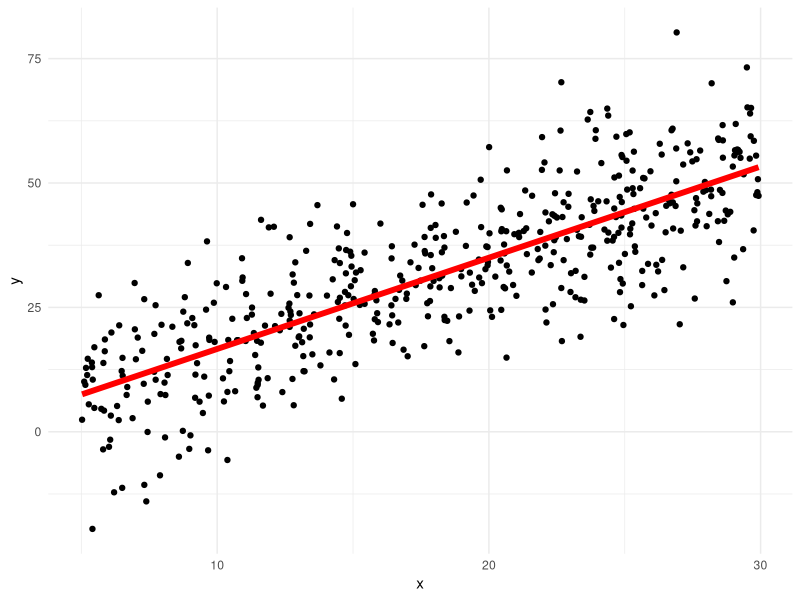
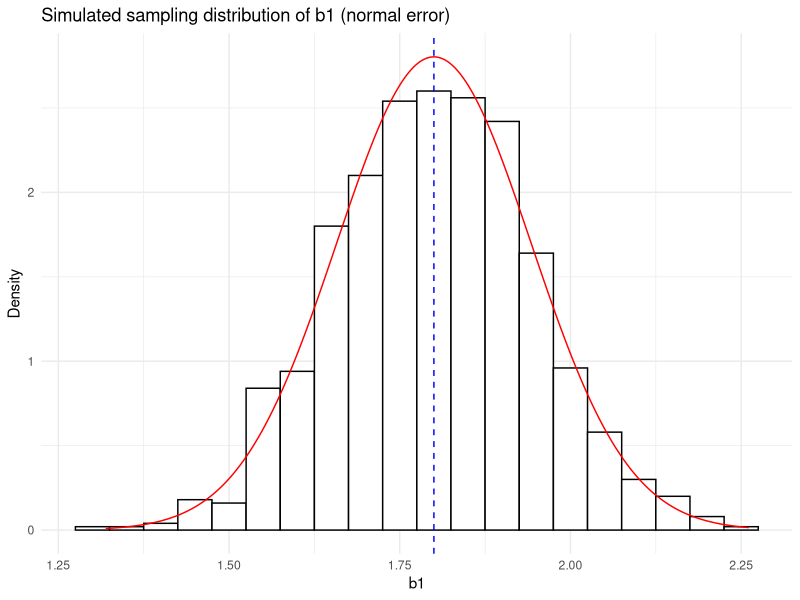
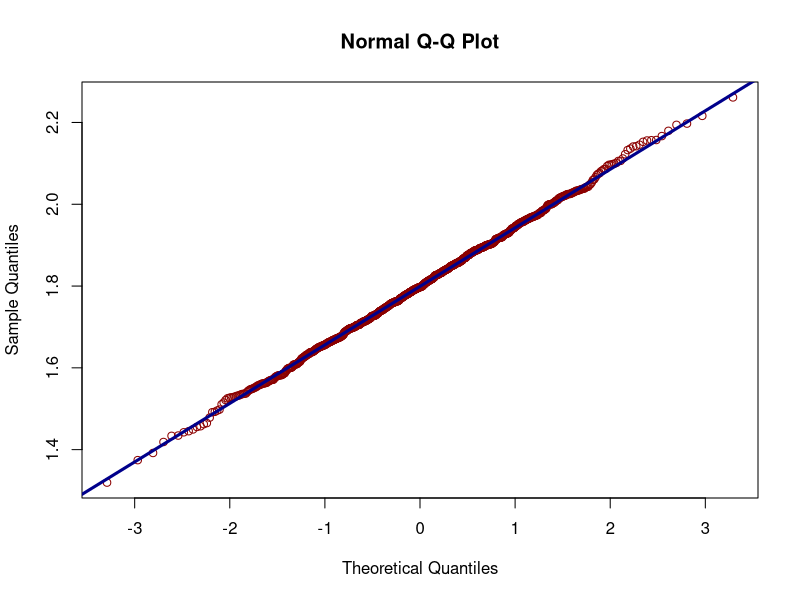
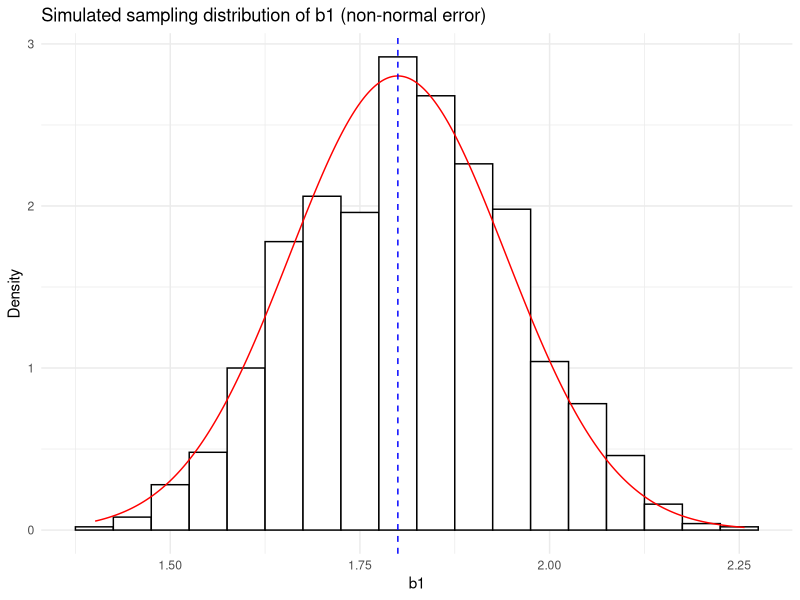
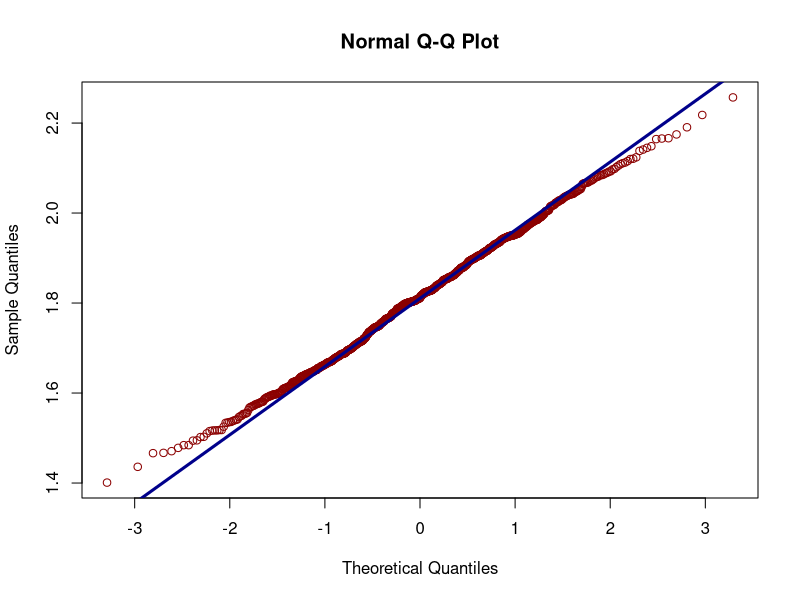
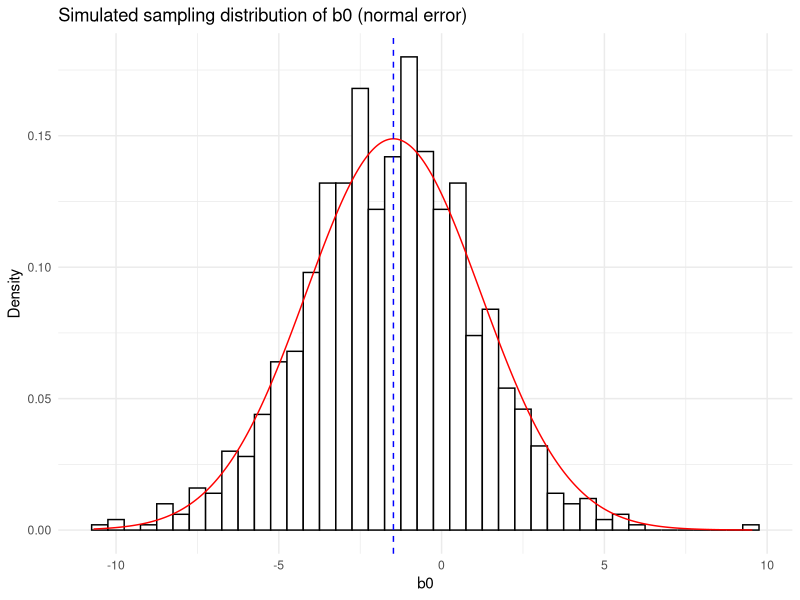
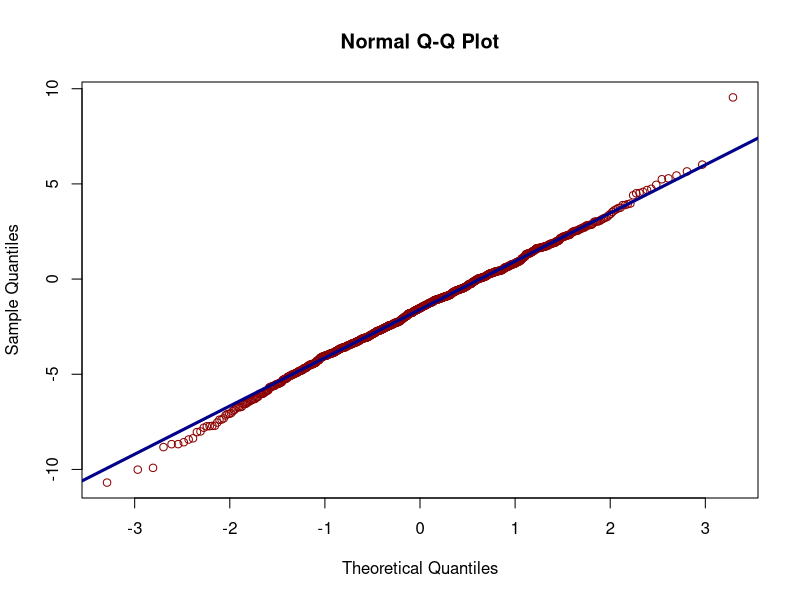
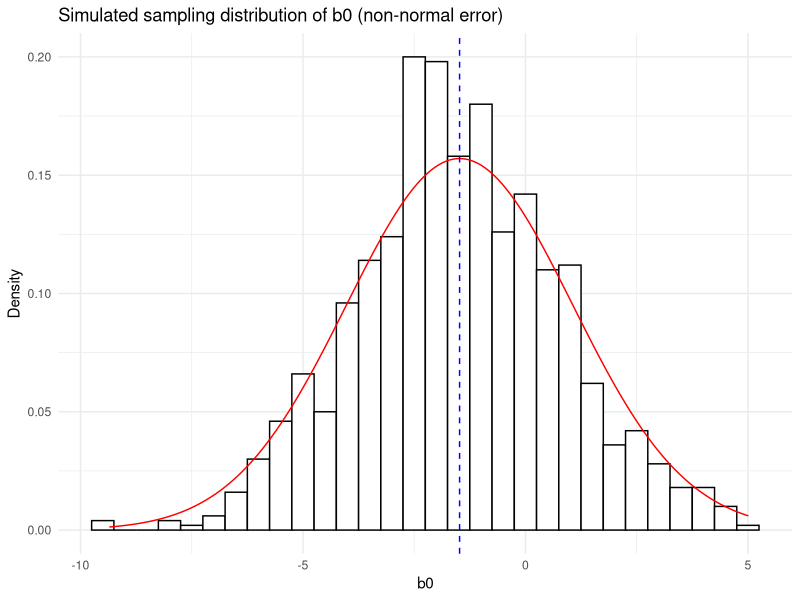

These figures' R source, in order:
## ---- chunk 1
if(FALSE){
install.packages("ggplot2")
}
library("ggplot2")
## ---- chunk 2
set.seed(12345)
beta0 <- -1.48
beta1 <- 1.8
sigma <- 10
N <- 500
x <- runif(N, 5, 30)
e <- rnorm(N, sd=sigma)
y <- beta0 + beta1*x + e
simdata <- data.frame(y=y, x=x)
## ---- chunk 3
fit <- lm(y~x)
summary(fit)

simdata$fitted <- fit$fitted.values

ggplot(simdata, aes(x=x, y=y)) + 
  geom_point() + 
  geom_line(aes(x=x, y=fitted), col="red", size=2)+
  theme_minimal()
## ---- chunk 4
Sxx <- sum((x-mean(x))^2)
Sxx
Syy <- sum((y-mean(y))^2)
Syy
Sxy <- sum((x-mean(x))*(y-mean(y)))
Sxy
b1 <- Sxy/Sxx
b1
b0 <- mean(y) - b1*mean(x)
b0
SSE <- sum((y-fit$fitted.values)^2)
SSE
SSE <- sum((fit$residuals)^2)
SSE
MSE <- SSE/(length(y)-2)
MSE
RSE <- sqrt(MSE)
RSE
df <- length(y)-2
df
sd_b1 <- sqrt(MSE/Sxx)
sd_b1

## ---- chunk 5
set.seed(2000)
beta0 <- -1.48
beta1 <- 1.8
sigma <- 10
N <- 100
x <- runif(N, 5, 30)
Sxx <- sum((x-mean(x))^2)
num.sim <- 1000

b1.dist <- rep(NA, num.sim)
for(i in 1:num.sim){
  e <- rnorm(N, sd=sigma)
  y <- beta0 + beta1*x + e
  b1 <- sum((x-mean(x))*(y-mean(y)))/sum((x-mean(x))^2)
  b1.dist[i] <- b1
  if (i%%100==0) {cat(paste0(" ", i))}
}

b1.df <- data.frame(b1.dist=b1.dist)
ggplot(b1.df, aes(x=b1.dist)) + 
  geom_histogram(aes(y=..density..), binwidth = 0.05,
                 colour="black", fill="white") + 
  stat_function(fun = dnorm, n=1000, colour="red", 
                args=list(mean=beta1, sd=sqrt(sigma^2/Sxx))) +
  geom_vline(aes(xintercept=beta1), color="blue", linetype="dashed") +
  labs(title="Simulated sampling distribution of b1 (normal error)", x="b1", y = "Density") +
  theme_minimal()

mean(b1.dist)
beta1

sd(b1.dist)
sd_b1=sqrt(sigma^2/Sxx)
sd_b1

qqnorm(b1.dist, col = "darkred", main = "Normal Q-Q Plot")
qqline(b1.dist, col = "darkblue", lwd = 3)
## ---- chunk 6
set.seed(2000)
beta0 <- -1.48
beta1 <- 1.8
sigma <- 10
N <- 100
x <- runif(N, 5, 30)
Sxx <- sum((x-mean(x))^2)
num.sim <- 1000

b1.dist <- rep(NA, num.sim)
for(i in 1:num.sim){
  u <- runif(N, -20, 20)
  e <- sigma*((u-mean(u))/sd(u)) # make mean(e)=0 sd(e)=10=sigma, non-normal error
  y <- beta0 + beta1*x + e
  b1 <- sum((x-mean(x))*(y-mean(y)))/sum((x-mean(x))^2)
  b1.dist[i] <- b1
  if (i%%100==0) {cat(paste0(" ", i))}
}

b1.df <- data.frame(b1.dist=b1.dist)
ggplot(b1.df, aes(x=b1.dist)) + 
  geom_histogram(aes(y=..density..), binwidth = 0.05,
                 colour="black", fill="white") + 
  stat_function(fun = dnorm, n=1000, colour="red", 
                args=list(mean=beta1, sd=sqrt(sigma^2/Sxx))) +
  geom_vline(aes(xintercept=beta1), color="blue", linetype="dashed") +
  labs(title="Simulated sampling distribution of b1 (non-normal error)", x="b1", y = "Density") +
  theme_minimal()

mean(b1.dist)
beta1

sd(b1.dist)
sd_b1=sqrt(sigma^2/Sxx)
sd_b1

qqnorm(b1.dist, col = "darkred", main = "Normal Q-Q Plot")
qqline(b1.dist, col = "darkblue", lwd = 3)
## ---- chunk 7
set.seed(2020)
beta0 <- -1.48
beta1 <- 1.8
sigma <- 10
N <- 100
x <- runif(N, 5, 30)
Sxx <- sum((x-mean(x))^2)
num.sim <- 1000

b0.dist <- rep(NA, num.sim)
for(i in 1:num.sim){
  e <- rnorm(N, sd=sigma)
  y <- beta0 + beta1*x + e
  b1 <- sum((x-mean(x))*(y-mean(y)))/sum((x-mean(x))^2)
  b0 <- mean(y)-b1*mean(x)
  b0.dist[i] <- b0
  if (i%%100==0) {cat(paste0(" ", i))}
}

b0.df <- data.frame(b0.dist=b0.dist)
ggplot(b0.df, aes(x=b0.dist)) + 
  geom_histogram(aes(y=..density..), binwidth = 0.5,
                 colour="black", fill="white") + 
  stat_function(fun = dnorm, n=1000, colour="red", 
                args=list(mean=beta0, sd=sqrt(sigma^2*(1/N+mean(x)^2/Sxx)))) +
  geom_vline(aes(xintercept=beta0), color="blue", linetype="dashed") +
  labs(title="Simulated sampling distribution of b0 (normal error)", x="b0", y = "Density") +
  theme_minimal()

mean(b0.dist)
beta0

sd(b0.dist)
sd_b0=sqrt(sigma^2*(1/N+mean(x)^2/Sxx))
sd_b0

qqnorm(b0.dist, col = "darkred", main = "Normal Q-Q Plot")
qqline(b0.dist, col = "darkblue", lwd = 3)
## ---- chunk 8
set.seed(3000)
beta0 <- -1.48
beta1 <- 1.8
sigma <- 10
N <- 100
x <- runif(N, 5, 30)
Sxx <- sum((x-mean(x))^2)
num.sim <- 1000

b0.dist <- rep(NA, num.sim)
for(i in 1:num.sim){
  u <- runif(N, -20, 20)
  e <- sigma*((u-mean(u))/sd(u)) # make mean(e)=0 sd(e)=10=sigma, non-normal error
  y <- beta0 + beta1*x + e
  b1 <- sum((x-mean(x))*(y-mean(y)))/sum((x-mean(x))^2)
  b0 <- mean(y)-b1*mean(x)
  b0.dist[i] <- b0
  if (i%%100==0) {cat(paste0(" ", i))}
}

b0.df <- data.frame(b0.dist=b0.dist)
ggplot(b0.df, aes(x=b0.dist)) + 
  geom_histogram(aes(y=..density..), binwidth = 0.5,
                 colour="black", fill="white") + 
  stat_function(fun = dnorm, n=1000, colour="red", 
                args=list(mean=beta0, sd=sqrt(sigma^2*(1/N+mean(x)^2/Sxx)))) +
  geom_vline(aes(xintercept=beta0), color="blue", linetype="dashed") +
  labs(title="Simulated sampling distribution of b0 (non-normal error)", x="b0", y = "Density") +
  theme_minimal()

mean(b0.dist)
beta0

sd(b0.dist)
sd_b0=sqrt(sigma^2*(1/N+mean(x)^2/Sxx))
sd_b0

qqnorm(b0.dist, col = "darkred", main = "Normal Q-Q Plot")
qqline(b0.dist, col = "darkblue", lwd = 3)
